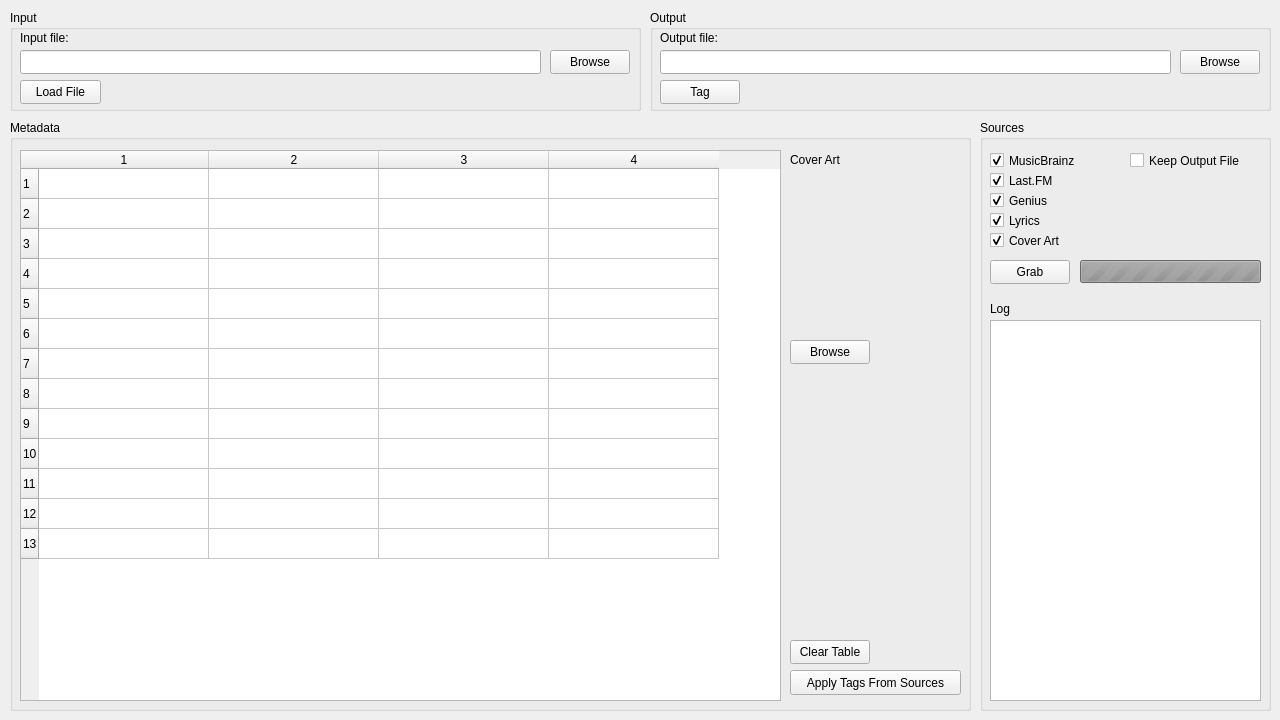
<?xml version="1.0" encoding="UTF-8"?>
<ui version="4.0">
 <class>MainWindow</class>
 <widget class="QMainWindow" name="MainWindow">
  <property name="geometry">
   <rect>
    <x>0</x>
    <y>0</y>
    <width>1280</width>
    <height>720</height>
   </rect>
  </property>
  <property name="sizePolicy">
   <sizepolicy hsizetype="Fixed" vsizetype="Fixed">
    <horstretch>0</horstretch>
    <verstretch>0</verstretch>
   </sizepolicy>
  </property>
  <property name="minimumSize">
   <size>
    <width>1280</width>
    <height>720</height>
   </size>
  </property>
  <property name="maximumSize">
   <size>
    <width>1280</width>
    <height>720</height>
   </size>
  </property>
  <property name="windowTitle">
   <string>InTAGrator</string>
  </property>
  <widget class="QWidget" name="centralwidget">
   <widget class="QGroupBox" name="inputGroupBox">
    <property name="geometry">
     <rect>
      <x>10</x>
      <y>10</y>
      <width>631</width>
      <height>101</height>
     </rect>
    </property>
    <property name="title">
     <string>Input</string>
    </property>
    <widget class="QLabel" name="label">
     <property name="geometry">
      <rect>
       <x>10</x>
       <y>20</y>
       <width>91</width>
       <height>16</height>
      </rect>
     </property>
     <property name="text">
      <string>Input file:</string>
     </property>
    </widget>
    <widget class="QPushButton" name="fileInBrowseButton">
     <property name="geometry">
      <rect>
       <x>540</x>
       <y>40</y>
       <width>80</width>
       <height>24</height>
      </rect>
     </property>
     <property name="layoutDirection">
      <enum>Qt::LayoutDirection::LeftToRight</enum>
     </property>
     <property name="text">
      <string>Browse</string>
     </property>
    </widget>
    <widget class="QLineEdit" name="fileInPathBox">
     <property name="geometry">
      <rect>
       <x>10</x>
       <y>40</y>
       <width>521</width>
       <height>24</height>
      </rect>
     </property>
     <property name="sizePolicy">
      <sizepolicy hsizetype="Fixed" vsizetype="Fixed">
       <horstretch>0</horstretch>
       <verstretch>0</verstretch>
      </sizepolicy>
     </property>
    </widget>
    <widget class="QPushButton" name="loadFileButton">
     <property name="geometry">
      <rect>
       <x>10</x>
       <y>70</y>
       <width>81</width>
       <height>24</height>
      </rect>
     </property>
     <property name="text">
      <string>Load File</string>
     </property>
    </widget>
   </widget>
   <widget class="QGroupBox" name="metadataGroupBox">
    <property name="geometry">
     <rect>
      <x>10</x>
      <y>120</y>
      <width>961</width>
      <height>591</height>
     </rect>
    </property>
    <property name="title">
     <string>Metadata</string>
    </property>
    <widget class="QLabel" name="coverArt">
     <property name="geometry">
      <rect>
       <x>780</x>
       <y>60</y>
       <width>150</width>
       <height>150</height>
      </rect>
     </property>
     <property name="frameShape">
      <enum>QFrame::Shape::NoFrame</enum>
     </property>
     <property name="frameShadow">
      <enum>QFrame::Shadow::Plain</enum>
     </property>
     <property name="midLineWidth">
      <number>1</number>
     </property>
     <property name="text">
      <string/>
     </property>
     <property name="pixmap">
      <pixmap resource="resources.qrc">:/resources/defaultalbum.png</pixmap>
     </property>
    </widget>
    <widget class="QPushButton" name="artBrowseButton">
     <property name="geometry">
      <rect>
       <x>780</x>
       <y>220</y>
       <width>80</width>
       <height>24</height>
      </rect>
     </property>
     <property name="text">
      <string>Browse</string>
     </property>
    </widget>
    <widget class="QTableWidget" name="metadataTable">
     <property name="geometry">
      <rect>
       <x>10</x>
       <y>30</y>
       <width>761</width>
       <height>551</height>
      </rect>
     </property>
     <property name="sizeAdjustPolicy">
      <enum>QAbstractScrollArea::SizeAdjustPolicy::AdjustIgnored</enum>
     </property>
     <property name="rowCount">
      <number>13</number>
     </property>
     <property name="columnCount">
      <number>4</number>
     </property>
     <attribute name="horizontalHeaderCascadingSectionResizes">
      <bool>false</bool>
     </attribute>
     <attribute name="horizontalHeaderDefaultSectionSize">
      <number>170</number>
     </attribute>
     <attribute name="horizontalHeaderStretchLastSection">
      <bool>false</bool>
     </attribute>
     <row/>
     <row/>
     <row/>
     <row/>
     <row/>
     <row/>
     <row/>
     <row/>
     <row/>
     <row/>
     <row/>
     <row/>
     <row/>
     <column/>
     <column/>
     <column/>
     <column/>
    </widget>
    <widget class="QLabel" name="label_2">
     <property name="geometry">
      <rect>
       <x>780</x>
       <y>30</y>
       <width>61</width>
       <height>20</height>
      </rect>
     </property>
     <property name="text">
      <string>Cover Art</string>
     </property>
    </widget>
    <widget class="QPushButton" name="keepButton">
     <property name="geometry">
      <rect>
       <x>780</x>
       <y>550</y>
       <width>171</width>
       <height>25</height>
      </rect>
     </property>
     <property name="toolTip">
      <string>Moves tags from the source columns over to the &quot;tag&quot; column</string>
     </property>
     <property name="text">
      <string>Apply Tags From Sources</string>
     </property>
    </widget>
    <widget class="QPushButton" name="clearButton">
     <property name="geometry">
      <rect>
       <x>780</x>
       <y>520</y>
       <width>80</width>
       <height>24</height>
      </rect>
     </property>
     <property name="text">
      <string>Clear Table</string>
     </property>
    </widget>
   </widget>
   <widget class="QGroupBox" name="outputGroupBox">
    <property name="geometry">
     <rect>
      <x>650</x>
      <y>10</y>
      <width>621</width>
      <height>101</height>
     </rect>
    </property>
    <property name="title">
     <string>Output</string>
    </property>
    <widget class="QPushButton" name="fileOutBrowseButton">
     <property name="geometry">
      <rect>
       <x>530</x>
       <y>40</y>
       <width>80</width>
       <height>24</height>
      </rect>
     </property>
     <property name="text">
      <string>Browse</string>
     </property>
    </widget>
    <widget class="QLineEdit" name="fileOutPathBox">
     <property name="geometry">
      <rect>
       <x>10</x>
       <y>40</y>
       <width>511</width>
       <height>24</height>
      </rect>
     </property>
     <property name="sizePolicy">
      <sizepolicy hsizetype="Fixed" vsizetype="Fixed">
       <horstretch>0</horstretch>
       <verstretch>0</verstretch>
      </sizepolicy>
     </property>
    </widget>
    <widget class="QLabel" name="label_8">
     <property name="geometry">
      <rect>
       <x>10</x>
       <y>20</y>
       <width>91</width>
       <height>16</height>
      </rect>
     </property>
     <property name="text">
      <string>Output file:</string>
     </property>
    </widget>
    <widget class="QPushButton" name="tagButton">
     <property name="geometry">
      <rect>
       <x>10</x>
       <y>70</y>
       <width>80</width>
       <height>24</height>
      </rect>
     </property>
     <property name="text">
      <string>Tag</string>
     </property>
    </widget>
   </widget>
   <widget class="QGroupBox" name="groupBox">
    <property name="geometry">
     <rect>
      <x>980</x>
      <y>120</y>
      <width>291</width>
      <height>591</height>
     </rect>
    </property>
    <property name="title">
     <string>Sources</string>
    </property>
    <widget class="QPushButton" name="grabButton">
     <property name="geometry">
      <rect>
       <x>10</x>
       <y>140</y>
       <width>80</width>
       <height>24</height>
      </rect>
     </property>
     <property name="text">
      <string>Grab</string>
     </property>
    </widget>
    <widget class="QCheckBox" name="lyricsCheckBox">
     <property name="geometry">
      <rect>
       <x>10</x>
       <y>90</y>
       <width>76</width>
       <height>21</height>
      </rect>
     </property>
     <property name="text">
      <string>Lyrics</string>
     </property>
     <property name="checked">
      <bool>true</bool>
     </property>
    </widget>
    <widget class="QCheckBox" name="musicBrainzCheckBox">
     <property name="geometry">
      <rect>
       <x>10</x>
       <y>30</y>
       <width>101</width>
       <height>21</height>
      </rect>
     </property>
     <property name="text">
      <string>MusicBrainz</string>
     </property>
     <property name="checked">
      <bool>true</bool>
     </property>
    </widget>
    <widget class="QCheckBox" name="lastFMCheckBox">
     <property name="geometry">
      <rect>
       <x>10</x>
       <y>50</y>
       <width>76</width>
       <height>21</height>
      </rect>
     </property>
     <property name="text">
      <string>Last.FM</string>
     </property>
     <property name="checked">
      <bool>true</bool>
     </property>
    </widget>
    <widget class="QCheckBox" name="geniusCheckBox">
     <property name="geometry">
      <rect>
       <x>10</x>
       <y>70</y>
       <width>76</width>
       <height>21</height>
      </rect>
     </property>
     <property name="text">
      <string>Genius</string>
     </property>
     <property name="checked">
      <bool>true</bool>
     </property>
    </widget>
    <widget class="QCheckBox" name="coverArtCheckBox">
     <property name="geometry">
      <rect>
       <x>10</x>
       <y>110</y>
       <width>91</width>
       <height>21</height>
      </rect>
     </property>
     <property name="text">
      <string>Cover Art</string>
     </property>
     <property name="checked">
      <bool>true</bool>
     </property>
    </widget>
    <widget class="QPlainTextEdit" name="scriptLog">
     <property name="geometry">
      <rect>
       <x>10</x>
       <y>200</y>
       <width>271</width>
       <height>381</height>
      </rect>
     </property>
     <property name="font">
      <font>
       <family>Source Code Pro</family>
      </font>
     </property>
     <property name="readOnly">
      <bool>true</bool>
     </property>
    </widget>
    <widget class="QLabel" name="label_6">
     <property name="geometry">
      <rect>
       <x>10</x>
       <y>180</y>
       <width>54</width>
       <height>17</height>
      </rect>
     </property>
     <property name="text">
      <string>Log</string>
     </property>
    </widget>
    <widget class="QProgressBar" name="progressBar">
     <property name="enabled">
      <bool>false</bool>
     </property>
     <property name="geometry">
      <rect>
       <x>100</x>
       <y>140</y>
       <width>181</width>
       <height>23</height>
      </rect>
     </property>
     <property name="maximum">
      <number>0</number>
     </property>
     <property name="value">
      <number>-1</number>
     </property>
    </widget>
    <widget class="QCheckBox" name="keepOutputCheckBox">
     <property name="geometry">
      <rect>
       <x>150</x>
       <y>30</y>
       <width>121</width>
       <height>21</height>
      </rect>
     </property>
     <property name="text">
      <string>Keep Output File</string>
     </property>
    </widget>
   </widget>
  </widget>
 </widget>
 <resources>
  <include location="resources.qrc"/>
 </resources>
 <connections/>
</ui>
